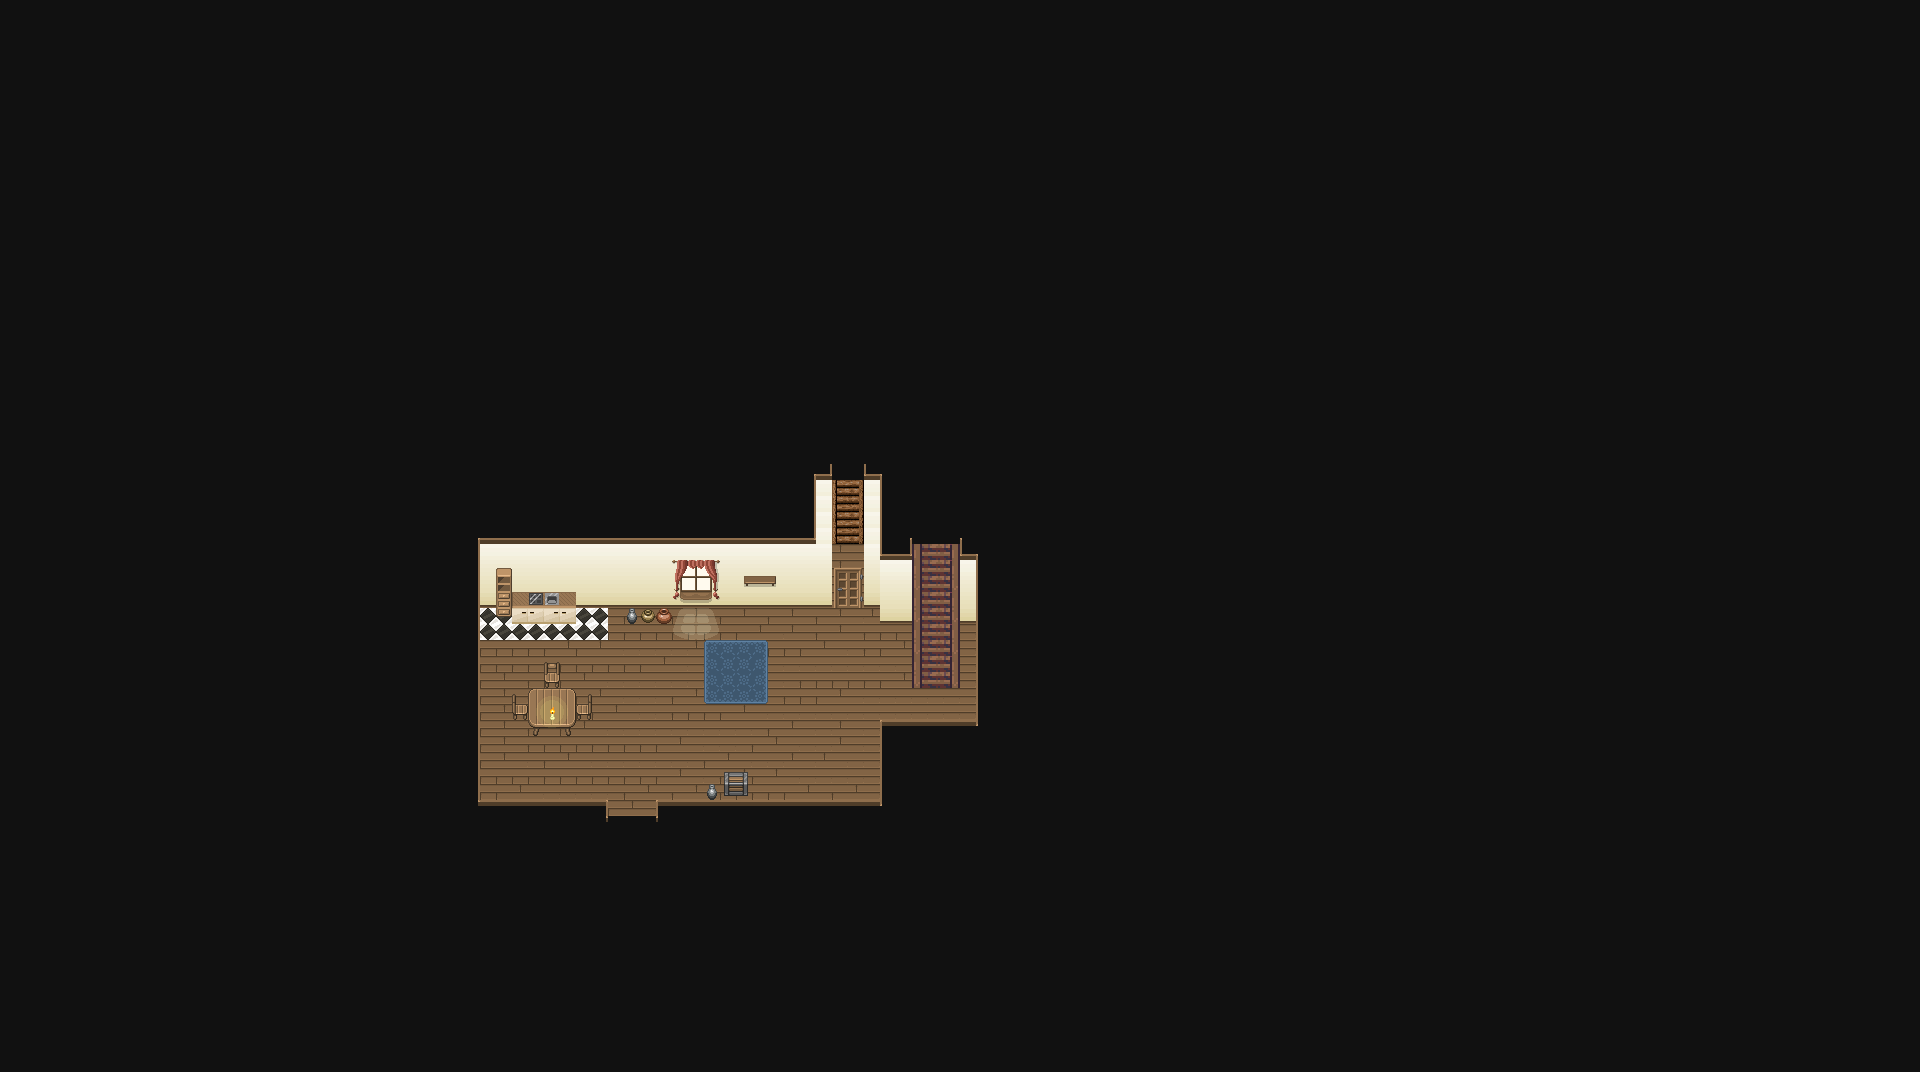

Rendered tile map (Tiled .tmx) drawn with the repository's tilesets; below, a short description and the map source with its tile grids summarised:
An orthogonal 120x67 tile map with 16x16 px tiles, 6 tile layers (roof, Camada de Blocos 1, Camada de Blocos 2, Camada de Blocos 3, ...), 3 tilesets and 19 objects.

<map version="1.10" tiledversion="1.11.2" orientation="orthogonal" renderorder="right-down" width="120" height="67" tilewidth="16" tileheight="16" infinite="0" nextlayerid="10" nextobjectid="26">
 <tileset firstgid="1" name="6_floors" tilewidth="16" tileheight="16" tilecount="252" columns="18">
  <image source="6_floors.png" width="288" height="224" />
 </tileset>
 <tileset firstgid="253" name="tileset_16x16_interior" tilewidth="16" tileheight="16" tilecount="256" columns="16">
  <image source="tileset_16x16_interior.png" width="256" height="256" />
 </tileset>
 <tileset firstgid="509" name="wooden_stairs-ns_1" tilewidth="16" tileheight="16" tilecount="420" columns="14">
  <image source="wooden_stairs-ns_1.png" width="224" height="480" />
 </tileset>
 <layer id="6" name="roof" width="120" height="67">
  <data>[8040 cells, 8040 non-empty, 16 distinct tile ids]</data>
 </layer>
 <layer id="1" name="Camada de Blocos 1" width="120" height="67">
  <data>[8040 cells, 476 non-empty, 14 distinct tile ids]</data>
 </layer>
 <layer id="2" name="Camada de Blocos 2" width="120" height="67" locked="1">
  <data>[8040 cells, 98 non-empty, 71 distinct tile ids]</data>
 </layer>
 <layer id="3" name="Camada de Blocos 3" width="120" height="67" locked="1">
  <data>[8040 cells, 15 non-empty, 15 distinct tile ids]</data>
 </layer>
 <layer id="4" name="Camada de Blocos 4" width="120" height="67" locked="1">
  <data>[8040 cells, 15 non-empty, 15 distinct tile ids]</data>
 </layer>
 <layer id="5" name="Camada de Blocos 5" width="120" height="67" locked="1">
  <data>[8040 cells, 0 non-empty, 0 distinct tile ids]</data>
 </layer>
 <objectgroup id="8" name="colisao">
  <properties>
   <property name="collision" type="bool" value="true" />
  </properties>
  <object id="1" x="476" y="535.5" width="394" height="64.1667" />
  <object id="2" x="796.5" y="451.5" width="34.5" height="87.5" />
  <object id="3" x="475.5" y="605" width="4.5" height="204.5" />
  <object id="4" x="475.5" y="801.667" width="127.75" height="7.83333" />
  <object id="7" x="660" y="802.667" width="226.5" height="18.3333" />
  <object id="8" x="882.167" y="722.5" width="10.3333" height="101" />
  <object id="9" x="887.5" y="722.167" width="107.5" height="23.3333" />
  <object id="10" x="974" y="548.5" width="15.5" height="223" />
  <object id="14" x="908.5" y="539" width="55.8333" height="126.167" />
  <object id="15" x="862.5" y="461.5" width="24.1667" height="137.5" />
  <object id="16" x="883" y="549.167" width="26.1667" height="63.5" />
  <object id="17" x="962" y="547" width="13" height="77.5" />
  <object id="19" x="531" y="690.667" width="41.3333" height="41" />
  <object id="20" x="724" y="773" width="23.5" height="22" />
  <object id="21" x="707" y="785" width="9.5" height="13.5" />
  <object id="22" x="627" y="609" width="44" height="17" />
  <object id="23" x="511.5" y="607" width="64" height="17.5" />
  <object id="24" x="495.5" y="604" width="15" height="13" />
 </objectgroup>
 <objectgroup id="9" name="lore_lara">
  <object id="25" x="603" y="801.5" width="58" height="20" />
 </objectgroup>
</map>
